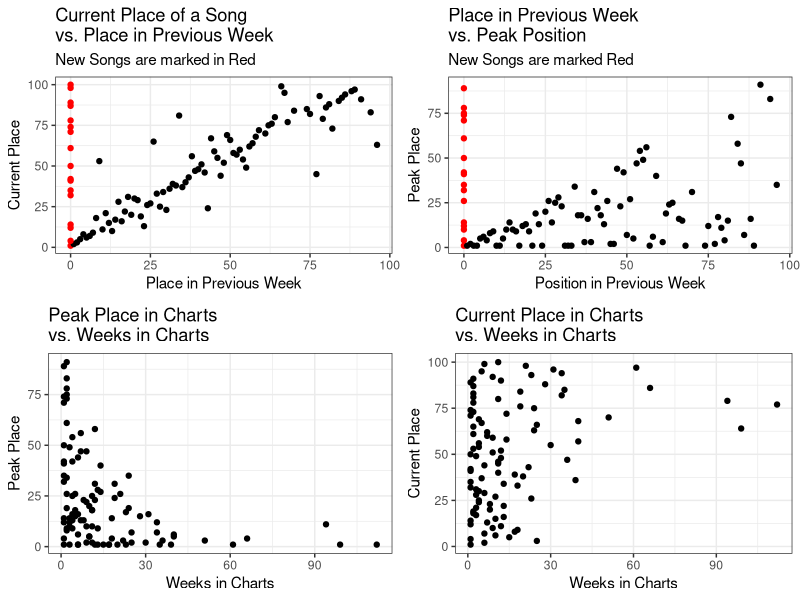
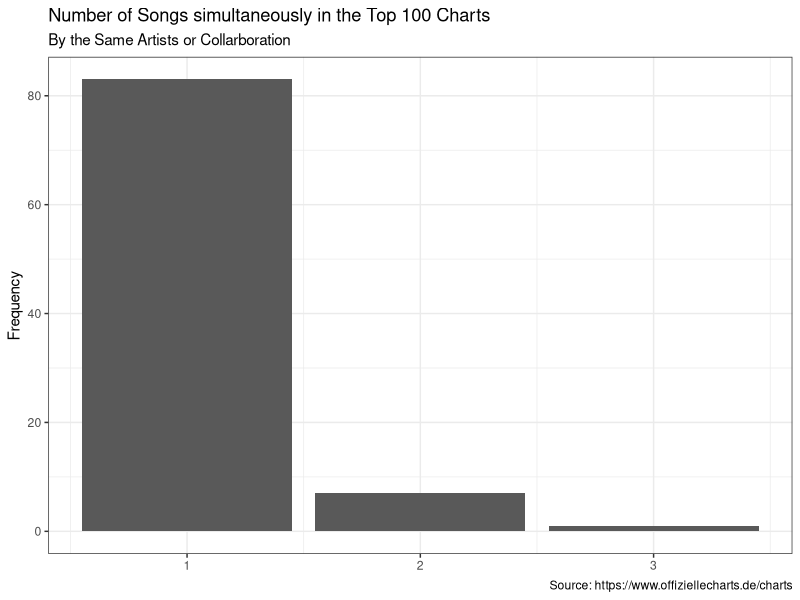
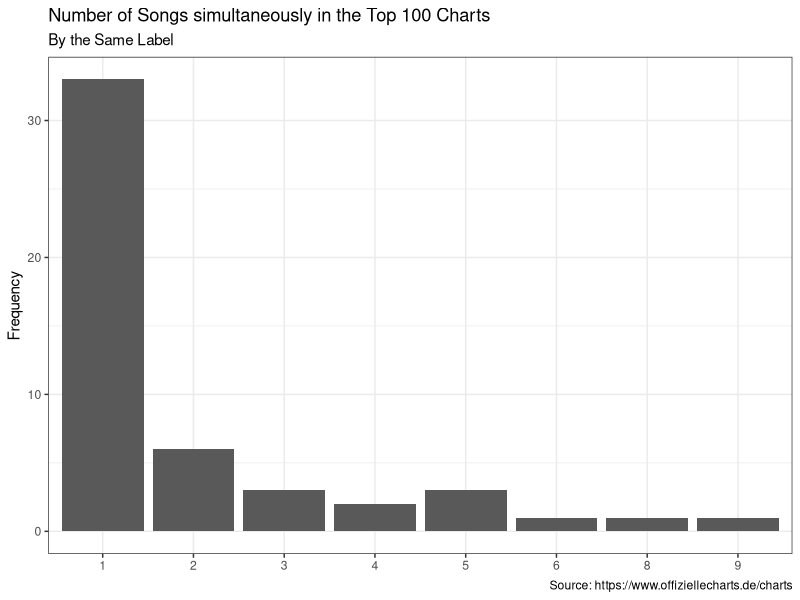

Generate these figures, in order, with R:
## ---- chunk 1
library(ggplot2)
library(gridExtra)
library(readr)
library(dplyr)
chart_scrap <- read_csv('2021-10-27_charts_report.csv')
## ---- chunk 2
#Reporting Figures and Tables
#Scatter Plots
current_v_last <- ggplot(data = chart_scrap,
                                     aes(y = current, x=last_week,
                                     col=ifelse(is.na(last_week), yes = 'NA' , no = 'NonNA')))+
                                      geom_point(aes(y = current, x=last_week_fill),show.legend = F)+
                                      scale_color_manual(values = c('#FF0000','#000000'))+
                                      labs(title = 'Current Place of a Song \nvs. Place in Previous Week',
                                           subtitle = 'New Songs are marked in Red',
                                           y='Current Place', x='Place in Previous Week')+
                                        theme_bw()
weeks_v_peak <- ggplot(data = chart_scrap,
                                             aes(x=weeks_in_charts, y=peak_in_charts))+
                                              geom_point()+
                                              labs(title = 'Peak Place in Charts \nvs. Weeks in Charts',
                                                   x='Weeks in Charts', y='Peak Place')+
                                              theme_bw()
week_v_current <- ggplot(data = chart_scrap, aes(x=weeks_in_charts, y=current))+
                                      geom_point()+
                                      labs(title = 'Current Place in Charts \nvs. Weeks in Charts',
                                           x='Weeks in Charts', y='Current Place')+
                                      theme_bw()
last_v_peak <- ggplot(data = chart_scrap, aes(x=last_week_fill, y=peak_in_charts,
                                                col=ifelse(is.na(last_week), yes = 'NA' , no = 'NonNA')))+
                                    geom_point(show.legend = F)+
                                    labs(title = 'Place in Previous Week \nvs. Peak Position',
                                         subtitle = 'New Songs are marked Red',
                                         x='Position in Previous Week', y='Peak Place')+
                                    scale_color_manual(values = c('#FF0000','#000000'))+
                                    theme_bw()
grid.arrange(current_v_last,last_v_peak, weeks_v_peak,week_v_current, nrow=2)
## ---- chunk 3
chart_scrap%>%
                      count(artist)%>%
                      ggplot(aes(x=n))+
                      geom_bar()+
                      labs(title = 'Number of Songs simultaneously in the Top 100 Charts',
                           subtitle = 'By the Same Artists or Collarboration',
                           y='Frequency',
                           x=NULL,
                           caption = 'Source: https://www.offiziellecharts.de/charts')+
                      theme_bw()
chart_scrap%>%
                        count(artist,sort = T)%>%
                        filter(n>1)%>%
                        knitr::kable()
chart_scrap%>%
                      count(label)%>%
                      ggplot(aes(x=as.factor(n)))+
                      geom_bar()+
                      geom_bar()+
                      labs(title = 'Number of Songs simultaneously in the Top 100 Charts',
                           subtitle = 'By the Same Label',
                           y='Frequency',
                           x=NULL,
                           caption = 'Source: https://www.offiziellecharts.de/charts')+
                      theme_bw()
chart_scrap%>%
                        count(label, sort = T)%>%
                        filter(n>1)%>%
                        knitr::kable()
## ---- chunk 4
#Songs that are currently peaking
chart_scrap%>%
                        filter(current == peak_in_charts)%>%
                        select(artist, title, current)%>%
                        rename(Position = current)%>%
                        knitr::kable()
